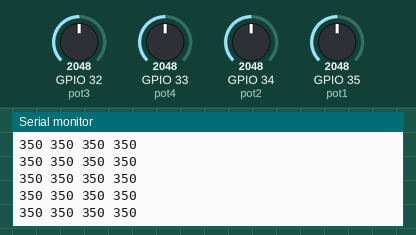
A sketch run on a simulated ESP32. On the bench: the last lines printed to the serial monitor. Inputs (shaded band) come from the test bench; at power-on: GPIO 32 (pot3) = 2048, GPIO 33 (pot4) = 2048, GPIO 34 (pot2) = 2048, GPIO 35 (pot1) = 2048. WiFi joins after 1.5 s; servers stay silent unless stated.

Above: at 2.7 s.
2.8 s: GPIO 32 (pot3) set to 2866
At 3.14 s:
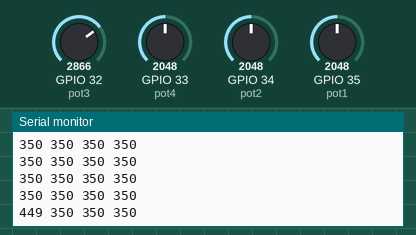
4.3 s: GPIO 33 (pot4) set to 2866
At 4.35 s:
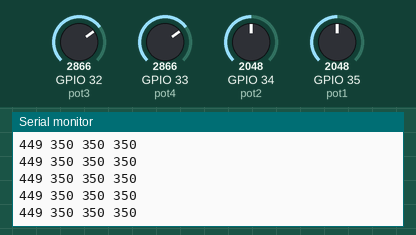
5.8 s: GPIO 34 (pot2) set to 2866
At 5.85 s:
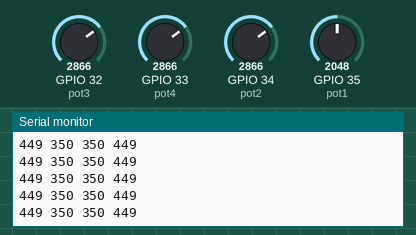
7.3 s: GPIO 35 (pot1) set to 2866
At 7.36 s:
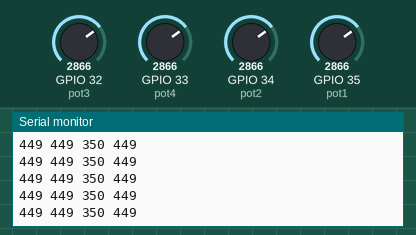
8.8 s: GPIO 32 (pot3) set to 3972
At 8.87 s:
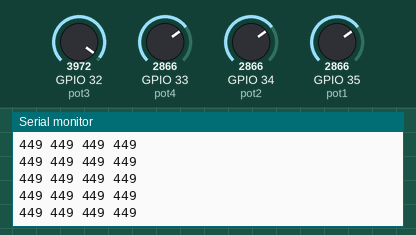
10.3 s: GPIO 33 (pot4) set to 3972
At 10.37 s:
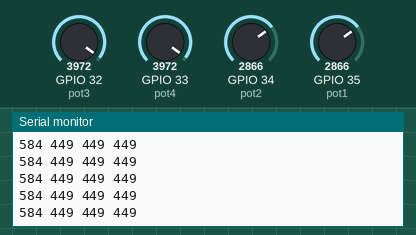
Timing chart, 0 to 12.8 s (numbered marks = the images above; inputs shaded):
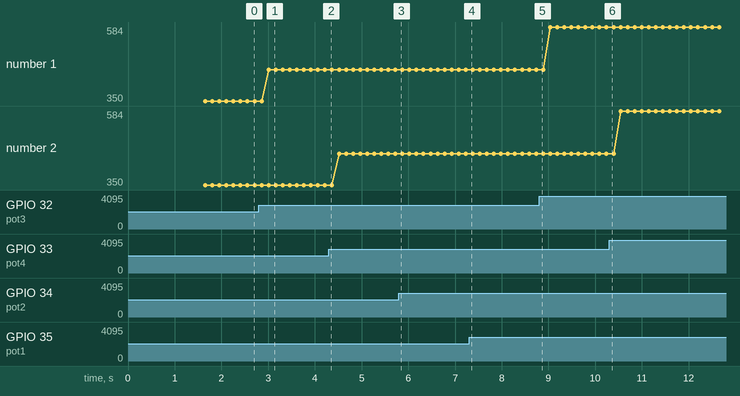

The sketch:

DataTransmission.ino
```cpp
#include <WiFi.h>
#include <FirebaseESP32.h>
#include <addons/TokenHelper.h>
#include <addons/RTDBHelper.h>
#define WIFI_SSID "SSID"
#define WIFI_PASSWORD "PASS"
#define API_KEY "API"
#define DATABASE_URL "URL"

#define pot1  35
#define pot2  34
#define pot3  32
#define pot4  33


FirebaseData fbdo;
FirebaseAuth auth;
FirebaseConfig config;
unsigned long sendDataPrevMillis = 0;
bool signupOK = false;


void setup() {
  // initialize serial communication at 115200 bits per second:
  Serial.begin(115200);


   WiFi.begin(WIFI_SSID, WIFI_PASSWORD);
  Serial.print("Connecting to Wi-Fi");
  while (WiFi.status() != WL_CONNECTED)
  {
    Serial.print(".");
    delay(300);
  }
  Serial.println();
  Serial.print("Connected with IP: ");
  Serial.println(WiFi.localIP());
  Serial.println();

  Serial.printf("Firebase Client v%s\n\n", FIREBASE_CLIENT_VERSION);
  config.api_key = API_KEY;
  config.database_url = DATABASE_URL;
  Firebase.begin(DATABASE_URL, API_KEY);
  Firebase.setDoubleDigits(5);
}

void loop() {

  int analogValue3 =analogRead(pot1);
  int analogValue2 =analogRead(pot2);
  int analogValue1 =analogRead(pot3);
  int analogValue4 =analogRead(pot4);

  String data1= String(map(analogValue1,0,4096,100,600)) + " " + String(map(analogValue2,0,4096,100,600))+ " " + String(map(analogValue3,0,4096,100,600))+ " " + String(map(analogValue4,0,4096,100,600));


  if (Firebase.ready()){
    sendDataPrevMillis = millis();
 Firebase.setString(fbdo,"/test/int",data1);
 Serial.println(data1);  // delay in between reads for clear read from serial
}}
```

Measured:
- after the input at 2.8 s, the serial monitor: prints a new line after 0.21 s (image 1)
- plotted number 1: 350 → 449 after the input at 2.8 s, 449 → 584 after the input at 8.8 s
